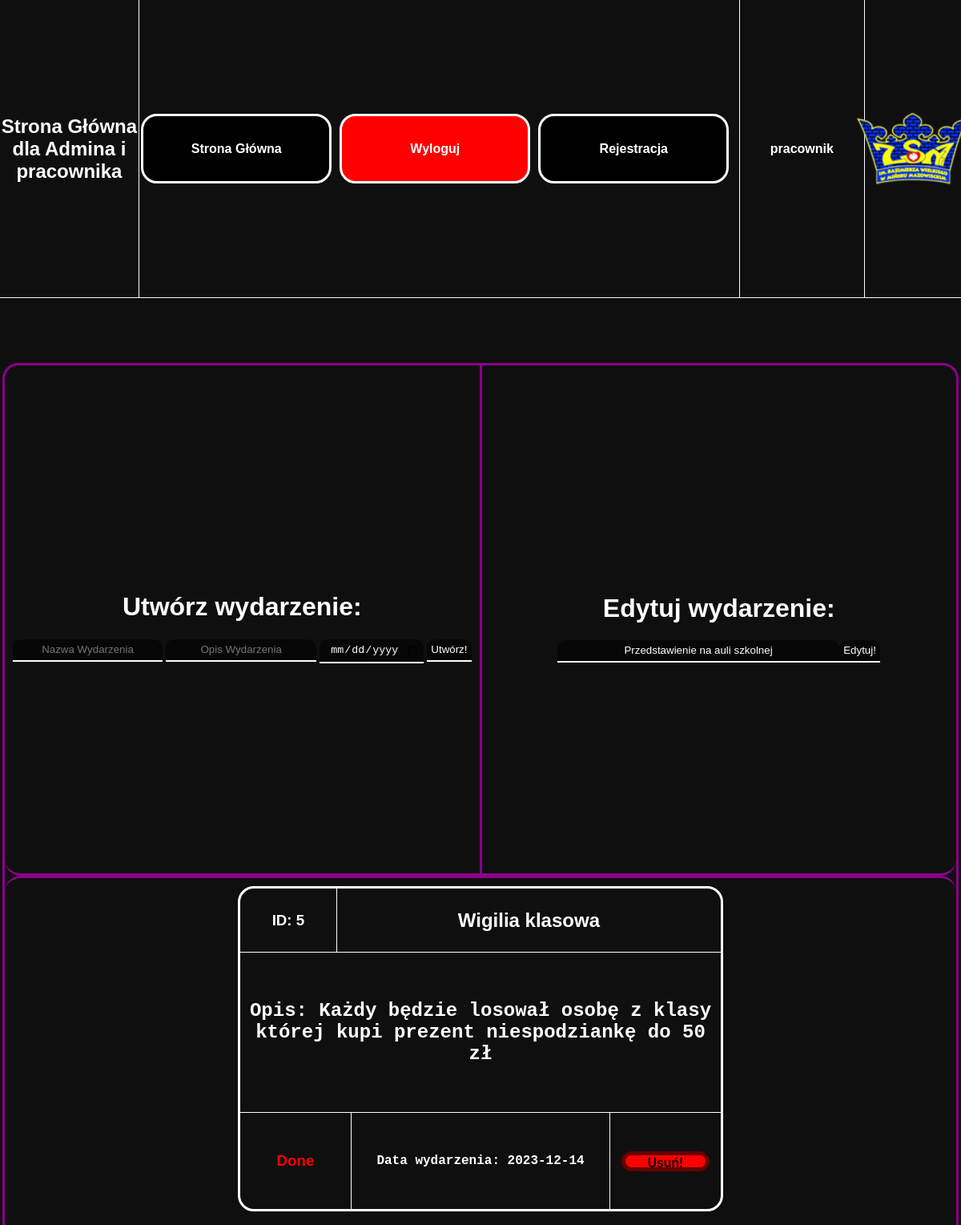
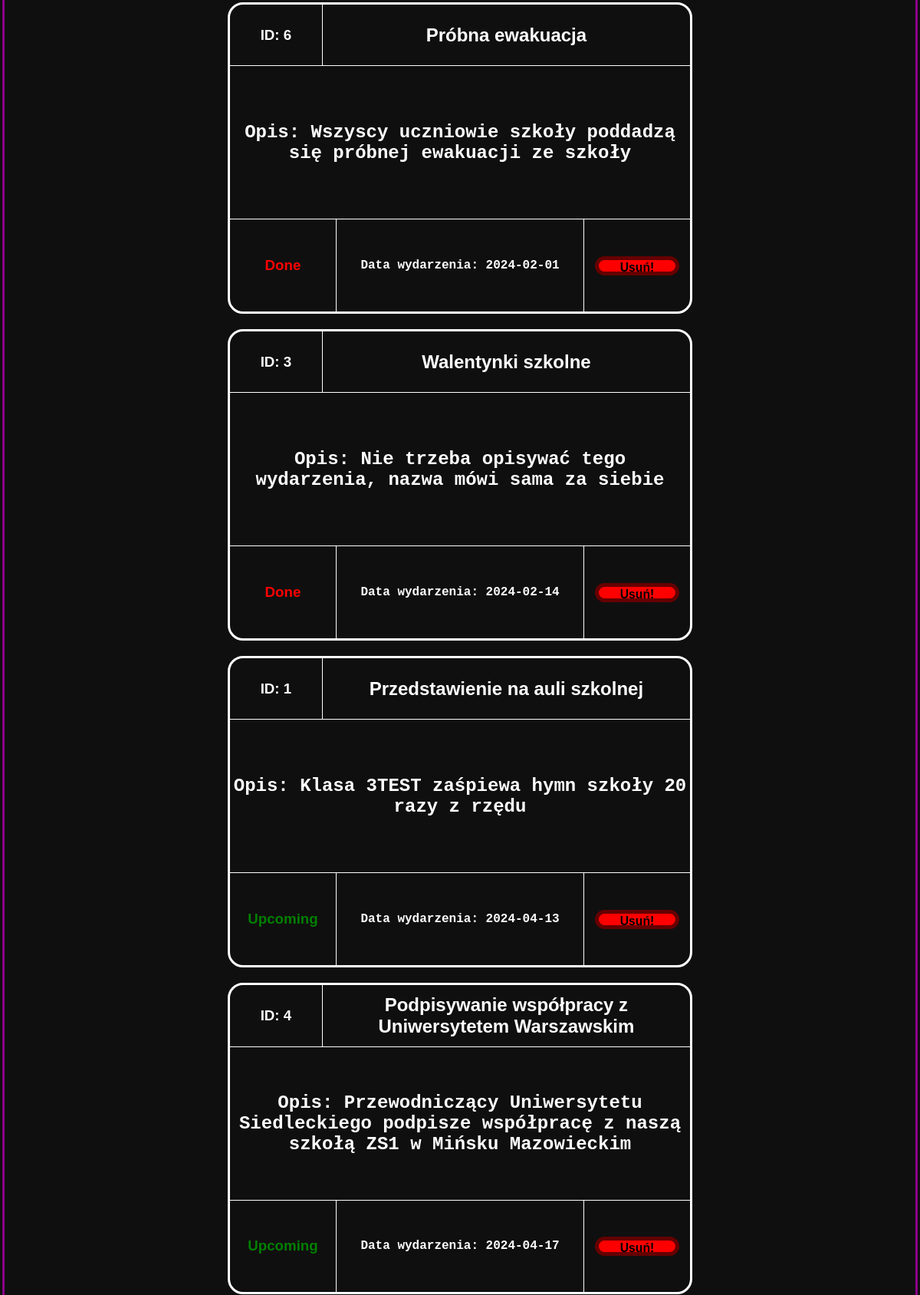
Page /indexadminiuzytkownik.php (signed in, upper part) on the earlier database version (2 pictures, top to bottom).
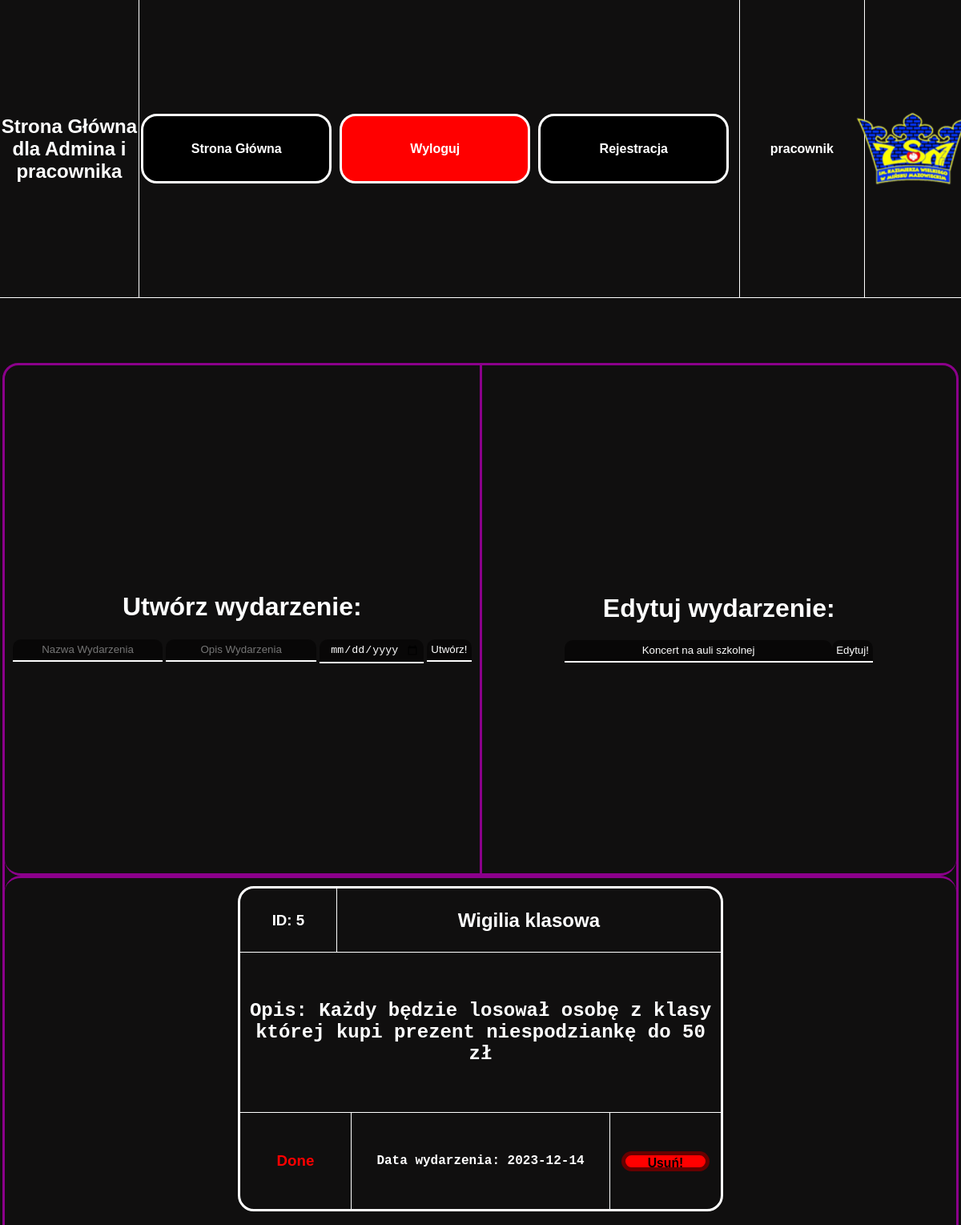
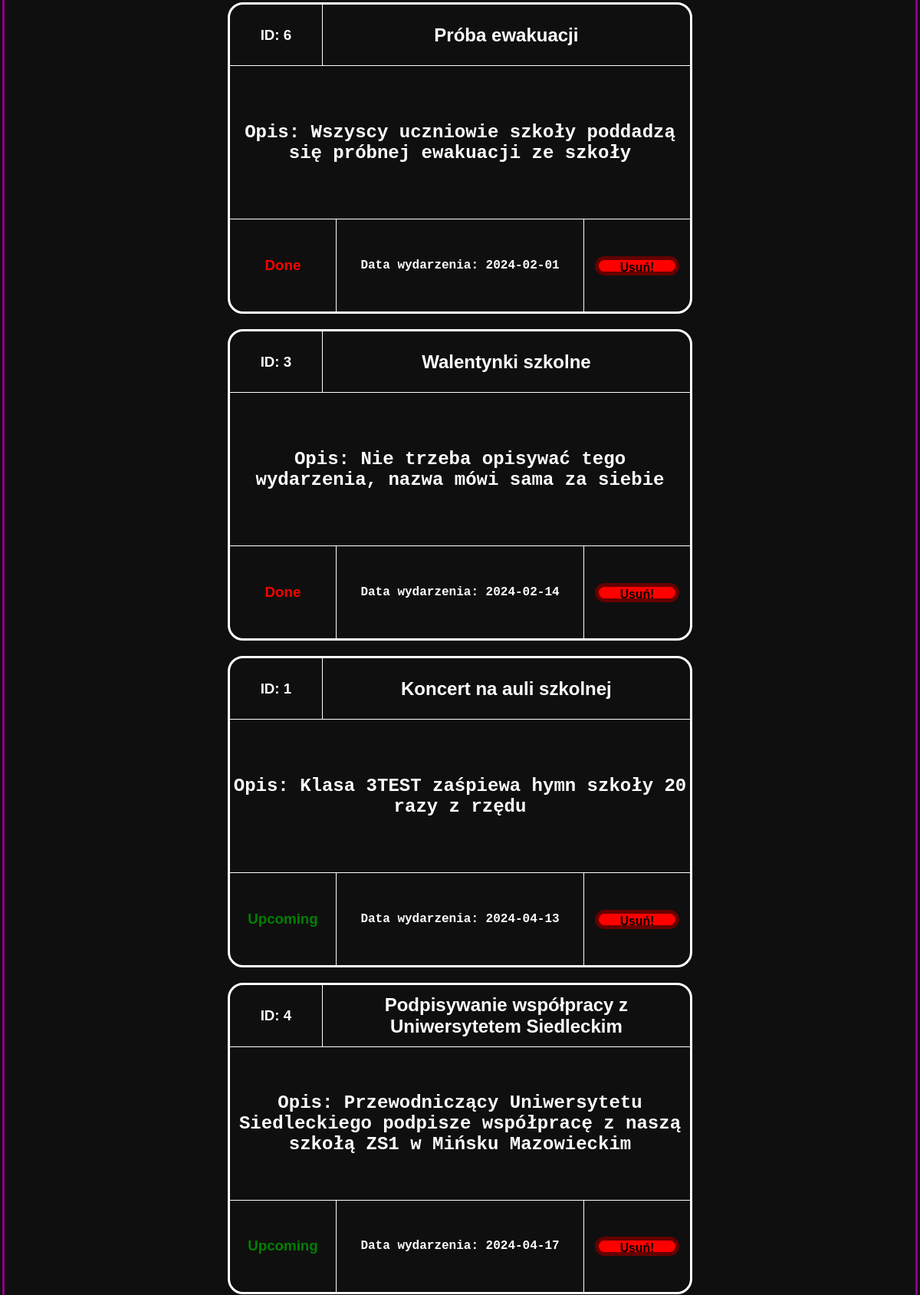
Same page on the later database version (2 pictures, top to bottom).
### tables this page shows
CREATE TABLE `wydarzenia` (
  `ID` int(11) NOT NULL,
  `nazwa_wyd` text NOT NULL,
  `opis_wyd` text NOT NULL,
  `data_wyd` date NOT NULL
);

### indexadminiuzytkownik.php (the view, shortened to what the changed rows need)
<!DOCTYPE html>
<html lang="en">
<head>
    <link rel="stylesheet" href="style.css">
</head>
<body>
    <div id="ogol">
        <div id="menu">
            <div id="menlewolewo">
                <h1>Strona Główna dla Admina i pracownika</h1>
            </div>
        </div>
        <div id="tresc">
            <div id="trescogol">
                <div id="trescogolgora">
                    <div id="trescogolgoralewo">
                        <h1>Utwórz wydarzenie: </h1>
                    </div>
                    <div id="trescogolgoraprawo">
                        <h1>Edytuj wydarzenie: </h1>
                        <form action="edycja.php" method="POST">
                            <?php
                            $host = "localhost";
                            $dbuser = "root";
                            $dbpassword = "";
                            $dbname = "Aaawlasny_projekt_BS";
                            $conn = mysqli_connect($host, $dbuser, $dbpassword, $dbname);
                            echo "<select name='edyt' class='input'>";
                            $sql = "SELECT * FROM `wydarzenia` WHERE 1";
                            $result = $conn->query($sql);
                            if ($result->num_rows > 0) {
                                while ($row = $result->fetch_assoc()) {
                                    echo "<option value='" . $row['ID'] . "'>" . $row['nazwa_wyd'] . "</option>";
                                }
                                echo "</select>";
                                echo '<input type="submit" class="input" name="submit" value="Edytuj!">';
                            } else {
                                echo "<option value=''>Brak kandydatów</option>";
                            }
                            ?>
                        </form>
                    </div>
                </div>
                <div id="trescogoldol">
                    <?php
                    $host = "localhost";
                    $dbuser = "root";
                    $dbpassword = "";
                    $dbname = "Aaawlasny_projekt_BS";
                    $conn = mysqli_connect($host, $dbuser, $dbpassword, $dbname);
                    $sql = "SELECT `ID`, `nazwa_wyd`, `opis_wyd`, `data_wyd` FROM `wydarzenia`ORDER BY `data_wyd` ASC";
                    $result = $conn->query($sql);
                    if ($result->num_rows > 0) {
                        while ($row = $result->fetch_assoc()) {
                            echo "<div id = 'wydarzenie'>";
                            echo "<div id = 'divgora'>";
                            echo "<div id = 'divgoralewo'>";
                            echo "<h3>" . "ID: " .  $row['ID'] . "</h3>";
                            echo "</div>";
                            echo "<div id = 'divgoraprawo'>";
                            echo "<h2 id='nazwa_wyd'>" .   $row['nazwa_wyd'] . "</h2>";
                            echo "</div>";
                            echo "</div>";
                            echo "<div id = 'divsrodek'>";
                            echo "<h2>" . "Opis: " . $row['opis_wyd'] . "</h2>";
                            echo "</div>";
                            echo "<div id = 'divdol'>";
                            echo "<div id = 'divdollewolewo'>";
                            $date = new DateTime($row['data_wyd']);
                            $now = new DateTime();
                            if ($date >= $now) {
                                echo "<h3 id ='dobre'>Upcoming</h3>";
                            } else {
                                echo "<h3 id ='zle'>Done</h3>";
                            }
                            echo "</div>";
                            echo "<div id = 'divdollewo'>";
                            echo "<h4>" . "Data wydarzenia: " . $row['data_wyd'] . "</h4>";
                            echo "</div>";
                            echo "<div id = 'divdolprawo'>";
                            echo "<form method='POST' action=''>";
                            echo "<input type='submit' class='input1' name='usun' value='Usuń!' style='width: 110px;'>";
                            echo "</form>";
                            echo "</div>";
                            echo "</div>";
                            echo "</div>";
                        }
                    } else {
                        echo "<h1>Brak Wydarzeń</h1>";
                    }
                    ?>
                </div>
            </div>
        </div>
    </div>
</body>
</html>

Differences in the rows shown:
changed wydarzenia "Wszyscy uczniowie szkoły poddadzą się próbnej ewakuacji ze szkoły": nazwa_wyd "Próbna ewakuacja" → "Próba ewakuacji"
changed wydarzenia "Klasa 3TEST zaśpiewa hymn szkoły 20 razy z rzędu": nazwa_wyd "Przedstawienie na auli szkolnej" → "Koncert na auli szkolnej"
changed wydarzenia id 4: nazwa_wyd "Podpisywanie współpracy z Uniwersytetem Warszawskim" → "Podpisywanie współpracy z Uniwersytetem Siedleckim"
Other differences:
form field edyt: "Przedstawienie na auli szkolnej" → "Koncert na auli szkolnej"
